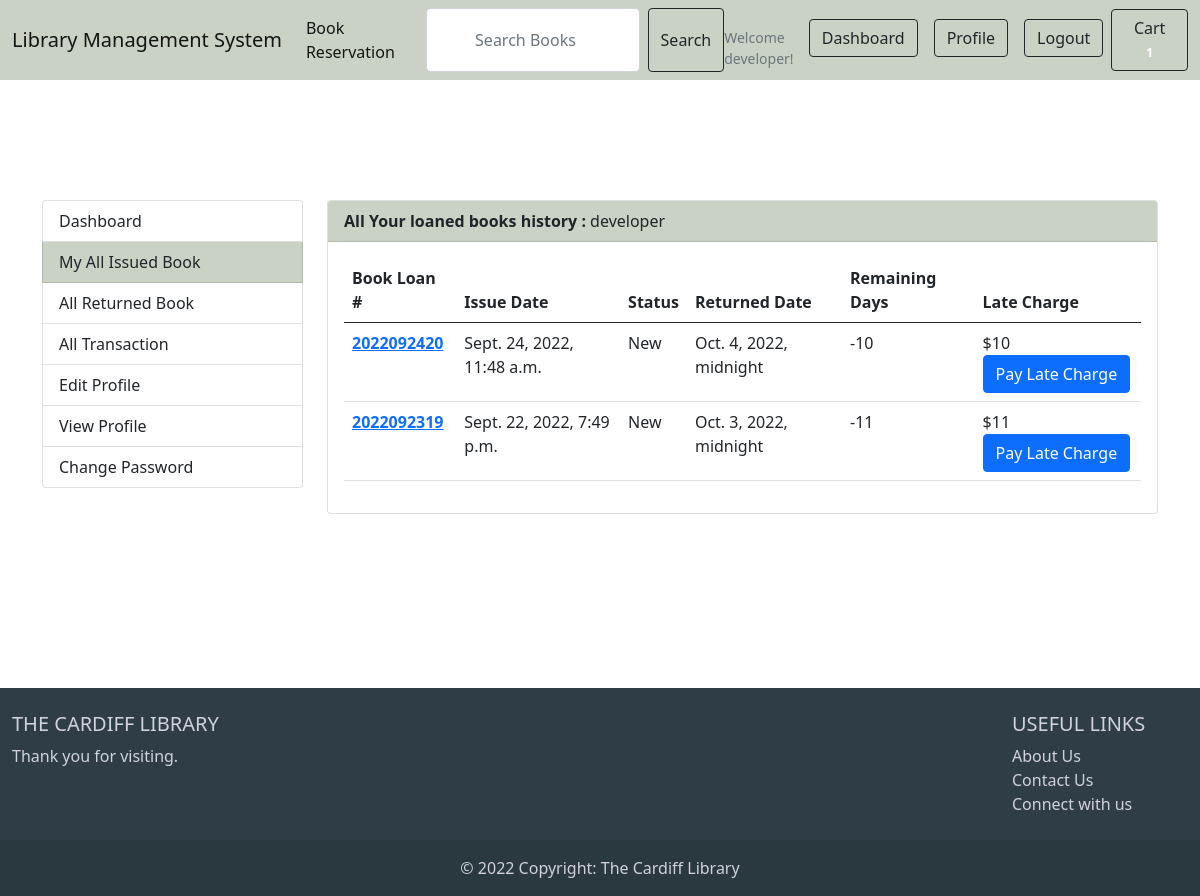
Page /accounts/my_books_ordered/ (signed in) on the committed database.
### accounts/models.py (models this page shows, shortened)
class Account(AbstractBaseUser):
    first_name = models.CharField(max_length=50)
    last_name = models.CharField(max_length=50)
    username = models.CharField(max_length=50,unique=True)
    email = models.EmailField(max_length=50,unique=True)
    phone_number = models.CharField(max_length=50)
    date_joined = models.DateTimeField(auto_now_add=True)
    last_login  = models.DateTimeField(auto_now_add=True)
    is_admin    = models.BooleanField(default=False)
    is_staff    = models.BooleanField(default=False)
    is_active    = models.BooleanField(default=False)
    is_superadmin    = models.BooleanField(default=False)
    USERNAME_FIELD = 'email'
    REQUIRED_FIELDS = ['username', 'first_name', 'last_name']
    objects = MyAccountManager()

### bookloan/models.py (models this page shows, shortened)
class Bookloan(models.Model):
    STATUS=(
        ('New','New'),
        ('Accepted','Accepted'),
        ('Completed','Completed'),
        ('Returned','Returned'),
        ('Cancelled','Cancelled'),
    )
    user = models.ForeignKey(Account, on_delete=models.SET_NULL, null=True)
    bookloan_number = models.CharField(max_length=20)
    first_name=models.CharField(max_length=50)
    last_name=models.CharField(max_length=50)
    phone = models.CharField(max_length=50)
    email=models.CharField(max_length=50)
    bookloan_note = models.CharField(max_length=100)
    status = models.CharField(max_length=15,choices=STATUS,default='New')
    ip=models.CharField(blank=True,max_length=20)
    is_bookloan = models.BooleanField(default=False)
    is_paid = models.BooleanField(default=False)
    is_returned = models.BooleanField(default=False)
    late_charge = models.IntegerField(default=False)
    actual_return_date = models.DateTimeField(null=True)
    remaining_days=models.IntegerField(default=False)
    return_date = models.DateTimeField(blank=True)
    created_at = models.DateTimeField(auto_now_add=True)
    updated_at=models.DateTimeField(auto_now_add=True)

### accounts/views.py (the view)
# urls.py: path('my_books_ordered/',views.my_books_ordered,name='my_books_ordered'),
def my_books_ordered(request):
    bookloan = Bookloan.objects.filter(user=request.user, is_bookloan=True, is_returned = False).order_by('-created_at')
    for book in bookloan:
        d = book.return_date - datetime.now(timezone.utc)
        if d.days < 0:
            bookloanbook = BookloanBook.objects.get(bookloan__bookloan_number=book.bookloan_number)
            book.late_charge = bookloanbook.quantity * abs(d.days)
        book.remaining_days = d.days
        book.save()
    context ={
        'bookloan':bookloan,
    }
    return render(request,'accounts/my_books_ordered.html',context)

### carts/context_processors.py (called while the page is built)
def counter(request):
    cart_count = 0
    if 'admin' in request.path:
        return{}
    else:
        try:
            cart = Cart.objects.filter(cart_id=_cart_id(request))
            if request.user.is_authenticated:
                cart_items=CartItem.objects.all().filter(user=request.user)
            else:
                cart_items = CartItem.objects.all().filter(cart = cart[:1])
            for cart_item in cart_items:
                cart_count +=cart_item.quantity
        except Cart.DoesNotExist:
            cart_count = 0
    return dict(cart_count=cart_count)

### carts/views.py (called while the page is built)
def _cart_id(request):
    cart = request.session.session_key
    if not cart:
        cart = request.session.create()
    return cart

### genre/context_processors.py (called while the page is built)
def menu_links(request):
    links = Genre.objects.all()
    return dict(links=links)

### templates/accounts/my_books_ordered.html (shortened to what this page needs)
{%extends 'base.html'%}
{%load static%}
{%block content%}
<header class="section-header">
<nav class="navbar navbar-expand-lg fixed-top navbar-light " style="background-color: #cad2c5;">
    <div class="container-fluid">
        <a class="navbar-brand" href="#">Library Management System</a>
        <div class="collapse navbar-collapse" id="navbarSupportedContent">
            <ul class="navbar-nav me-auto mb-2 mb-lg-0">
                <li class="nav-item ">
                    <a class="nav-link active" aria-current="page" href="{%url 'bookstore'%}" >Book Reservation</a>
                </li>
                <form class="d-flex">
                    <input class="form-control me-2" type="search" placeholder="Search Books" aria-label="Search">
                    <button class="btn btn-outline-dark" type="submit">Search</button>
                </form>
            </ul>
             {% if user.id is None %}
            <ul class="navbar-nav ms-auto">
                <small class="title text-muted mt-3 text-black" style="color: black;">Welcome Guest!</small>
                <li class="nav-item ms-auto">
                    <a class="nav-link active" aria-current="page" href="{%url 'login'%}">
                        <button type="button" class="btn btn-outline-dark"><i
                                class="fa-solid fa-arrow-right-to-bracket"></i> Log In</button>
                    </a>
                </li>
                <li class="nav-item ms-auto">
                    <a class="nav-link active" aria-current="page" href="{%url 'register'%}"><button type="button"
                            class="btn btn-outline-dark ">Register</button></a>
                </li>
            </ul>
            {% else %}
            <ul class="navbar-nav ms-auto">
                <small class="title text-muted mt-3 text-black" style="color: black;">Welcome {{user.first_name}}!</small>
                <li class="nav-item ms-auto">
                    <a class="nav-link active" aria-current="page" href="{%url 'dashboard'%}">
                        <button type="button" class="btn btn-outline-dark">Dashboard</button>
                    </a>
                </li>
                <li class="nav-item ms-auto">
                    <a class="nav-link active" aria-current="page" href="{%url 'view_profile'%}">
                        <button type="button" class="btn btn-outline-dark">Profile</button>
                    </a>
                </li>
                <li class="nav-item ms-auto">
                    <a class="nav-link active" aria-current="page" href="{%url 'logout'%}"><button type="button"
                            class="btn btn-outline-dark ">Logout</button></a>
                </li>
            </ul>
            {% endif %}
            <a href="{%url 'cart'%}" class="btn btn-outline-dark ml-3">
              Cart
              <span class="badge badge-pill badge-danger notify">{{cart_count}}</span>
            </a>
        </div>
    </div>
</nav>
</header>
<div class="container" style="margin-top:200px">
	<div class="row">
    {% include 'includes/dashboard_sidebar.html'%}
	<main class="col-md-9">
		<article class="card">
		<header class="card-header" style="background-color: #cad2c5;">
			<strong class="d-inline-block mr-3">All Your loaned books history :</strong>
			<span>{{user.first_name}}</span>
		</header>
		<div class="card-body">
      <div class="row">
          <div class="col-md-12">
            {% if bookloan%}
            <table class="table table-hover">
              <thead>
                <tr>
                  <th scope="col">Book Loan #</th>
                  <th scope="col">Issue Date</th>
                  <th scope="col">Status</th>
                  <th scope="col">Returned Date</th>
                  <th scope="col">Remaining Days</th>
                  <th scope="col">Late Charge</th>
                </tr>
              </thead>
              <tbody>
                {% for b_order in bookloan %}
                <tr>
                  <th scope="row"><a href="{% url 'my_books_ordered_details' b_order.bookloan_number %}">{{b_order.bookloan_number}}</a></th>
                  <td>{{b_order.created_at}}</td>
                  <td>{{b_order.status}}</td>
                  <td>{{b_order.return_date}}</td>
                  <td>{{b_order.remaining_days}}</td>
                  {%if b_order.late_charge > 0 %}
                  <td>${{b_order.late_charge}}
                    <a href="{% url 'my_books_ordered_details' b_order.bookloan_number %}" class="btn btn-primary btn-block" > Pay Late Charge </a>
                  </td>
                  {%else%}
                  <td>No Charge</td>
                  {%endif%}
                </tr>
                {%endfor%}
              </tbody>
            </table>
            {%else%}
            <h2 class="text-center" style="margin-top:50px">No books Issued recently</h2>
            <br>
            <div class="text-center">
              <a href="{% url 'bookstore' %}" class="btn btn-primary">Continue Exploring Books </a>
              </div>
            {%endif%}
           </div>
      </div>
</article>
	</main>
</div>
<div style="height:150px">
  </div>
</div>
{%endblock%}

### templates/includes/navbar.html (style rules this page uses)
input { border: 1px solid rgb(46, 189, 235); border-radius: 3px; font-size: 1em; outline: none; padding: .2em .4em; width: 60px; text-align: center; }

### rows in the picture
Account: first_name "developer"
Bookloan: bookloan_number "2022092420", created_at "Sept. 24, 2022, 11:48 a.m.", status "New", return_date "Oct. 4, 2022, midnight", remaining_days "-10", late_charge "10"
Bookloan: bookloan_number "2022092319", created_at "Sept. 22, 2022, 7:49 p.m.", status "New", return_date "Oct. 3, 2022, midnight", remaining_days "-11", late_charge "11"

### other values in the picture
{{ cart_count }} "1"
